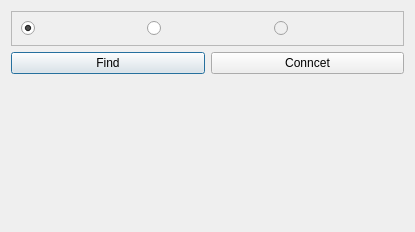
<?xml version="1.0" encoding="UTF-8"?>
<ui version="4.0">
 <class>Dialog</class>
 <widget class="QDialog" name="Dialog">
  <property name="geometry">
   <rect>
    <x>0</x>
    <y>0</y>
    <width>415</width>
    <height>232</height>
   </rect>
  </property>
  <property name="maximumSize">
   <size>
    <width>16777215</width>
    <height>16777215</height>
   </size>
  </property>
  <property name="windowTitle">
   <string>Select The Software</string>
  </property>
  <property name="windowIcon">
   
  </property>
  <layout class="QVBoxLayout" name="verticalLayout">
   <item>
    <widget class="QFrame" name="frame">
     <property name="frameShape">
      <enum>QFrame::StyledPanel</enum>
     </property>
     <property name="frameShadow">
      <enum>QFrame::Raised</enum>
     </property>
     <layout class="QHBoxLayout" name="horizontalLayout_3">
      <item>
       <widget class="QRadioButton" name="etabs_radiobutton">
        <property name="text">
         <string/>
        </property>
        <property name="icon">
         
        </property>
        <property name="iconSize">
         <size>
          <width>60</width>
          <height>60</height>
         </size>
        </property>
        <property name="checked">
         <bool>true</bool>
        </property>
       </widget>
      </item>
      <item>
       <widget class="QRadioButton" name="sap2000_radiobutton">
        <property name="text">
         <string/>
        </property>
        <property name="icon">
         
        </property>
        <property name="iconSize">
         <size>
          <width>60</width>
          <height>60</height>
         </size>
        </property>
       </widget>
      </item>
      <item>
       <widget class="QRadioButton" name="safe_radiobutton">
        <property name="enabled">
         <bool>false</bool>
        </property>
        <property name="text">
         <string/>
        </property>
        <property name="icon">
         
        </property>
        <property name="iconSize">
         <size>
          <width>60</width>
          <height>60</height>
         </size>
        </property>
       </widget>
      </item>
     </layout>
    </widget>
   </item>
   <item>
    <layout class="QHBoxLayout" name="horizontalLayout_2">
     <item>
      <widget class="QPushButton" name="find_button">
       <property name="text">
        <string>Find</string>
       </property>
       <property name="icon">
        
       </property>
       <property name="iconSize">
        <size>
         <width>80</width>
         <height>80</height>
        </size>
       </property>
      </widget>
     </item>
     <item>
      <widget class="QPushButton" name="connect_button">
       <property name="text">
        <string>Conncet</string>
       </property>
       <property name="icon">
        
       </property>
       <property name="iconSize">
        <size>
         <width>80</width>
         <height>80</height>
        </size>
       </property>
      </widget>
     </item>
    </layout>
   </item>
   <item>
    <widget class="QWidget" name="softwares_layout" native="true"/>
   </item>
   <item>
    <spacer name="verticalSpacer">
     <property name="orientation">
      <enum>Qt::Vertical</enum>
     </property>
     <property name="sizeHint" stdset="0">
      <size>
       <width>20</width>
       <height>40</height>
      </size>
     </property>
    </spacer>
   </item>
  </layout>
 </widget>
 <resources/>
 <connections/>
</ui>
